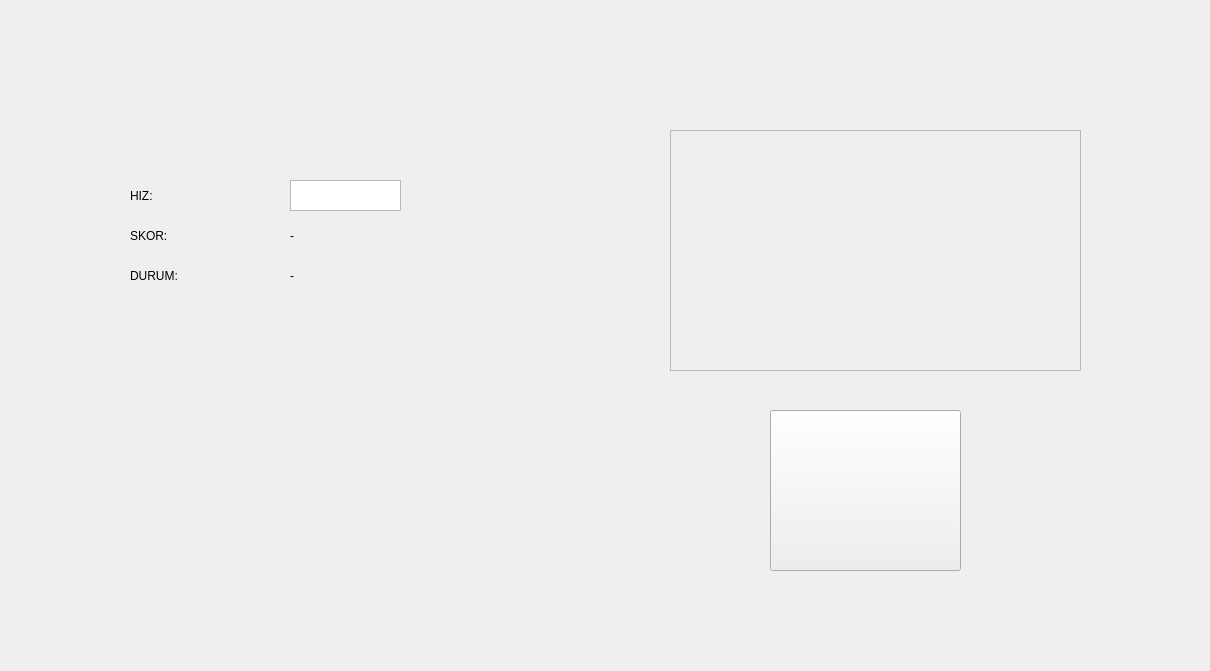
<?xml version="1.0" encoding="UTF-8"?>
<ui version="4.0">
 <class>MainWindow</class>
 <widget class="QMainWindow" name="MainWindow">
  <property name="geometry">
   <rect>
    <x>0</x>
    <y>0</y>
    <width>1210</width>
    <height>671</height>
   </rect>
  </property>
  <property name="windowTitle">
   <string>MainWindow</string>
  </property>
  <widget class="QWidget" name="centralwidget">
   <widget class="QLabel" name="arkaplan">
    <property name="geometry">
     <rect>
      <x>-10</x>
      <y>0</y>
      <width>1221</width>
      <height>671</height>
     </rect>
    </property>
    <property name="sizePolicy">
     <sizepolicy hsizetype="Fixed" vsizetype="Fixed">
      <horstretch>0</horstretch>
      <verstretch>0</verstretch>
     </sizepolicy>
    </property>
    <property name="tabletTracking">
     <bool>false</bool>
    </property>
    <property name="acceptDrops">
     <bool>false</bool>
    </property>
    <property name="layoutDirection">
     <enum>Qt::LeftToRight</enum>
    </property>
    <property name="autoFillBackground">
     <bool>true</bool>
    </property>
    <property name="styleSheet">
     <string notr="true"/>
    </property>
    <property name="frameShape">
     <enum>QFrame::NoFrame</enum>
    </property>
    <property name="frameShadow">
     <enum>QFrame::Raised</enum>
    </property>
    <property name="text">
     <string/>
    </property>
    <property name="textFormat">
     <enum>Qt::AutoText</enum>
    </property>
    <property name="pixmap">
     <pixmap resource="res.qrc">:/res/res/images/arkaplan.png</pixmap>
    </property>
    <property name="scaledContents">
     <bool>true</bool>
    </property>
    <property name="wordWrap">
     <bool>true</bool>
    </property>
    <property name="openExternalLinks">
     <bool>true</bool>
    </property>
   </widget>
   <widget class="QFrame" name="ekran">
    <property name="geometry">
     <rect>
      <x>670</x>
      <y>130</y>
      <width>411</width>
      <height>241</height>
     </rect>
    </property>
    <property name="frameShape">
     <enum>QFrame::StyledPanel</enum>
    </property>
    <property name="frameShadow">
     <enum>QFrame::Raised</enum>
    </property>
   </widget>
   <widget class="QTextEdit" name="hiz_label_deger">
    <property name="geometry">
     <rect>
      <x>290</x>
      <y>180</y>
      <width>111</width>
      <height>31</height>
     </rect>
    </property>
   </widget>
   <widget class="QLabel" name="hiz_label">
    <property name="geometry">
     <rect>
      <x>130</x>
      <y>180</y>
      <width>141</width>
      <height>31</height>
     </rect>
    </property>
    <property name="styleSheet">
     <string notr="true">font: 700 28pt &quot;Segoe UI&quot;;</string>
    </property>
    <property name="text">
     <string>HIZ:</string>
    </property>
   </widget>
   <widget class="QLabel" name="durum_label">
    <property name="geometry">
     <rect>
      <x>130</x>
      <y>260</y>
      <width>141</width>
      <height>31</height>
     </rect>
    </property>
    <property name="styleSheet">
     <string notr="true">font: 700 28pt &quot;Segoe UI&quot;;</string>
    </property>
    <property name="text">
     <string>DURUM:</string>
    </property>
   </widget>
   <widget class="QLabel" name="skor_label">
    <property name="geometry">
     <rect>
      <x>130</x>
      <y>220</y>
      <width>141</width>
      <height>31</height>
     </rect>
    </property>
    <property name="styleSheet">
     <string notr="true">font: 700 28pt &quot;Segoe UI&quot;;</string>
    </property>
    <property name="text">
     <string>SKOR:</string>
    </property>
   </widget>
   <widget class="QLabel" name="skor_label_deger">
    <property name="geometry">
     <rect>
      <x>290</x>
      <y>220</y>
      <width>351</width>
      <height>31</height>
     </rect>
    </property>
    <property name="styleSheet">
     <string notr="true">font: 26pt &quot;Segoe UI&quot;;</string>
    </property>
    <property name="text">
     <string>-</string>
    </property>
   </widget>
   <widget class="QLabel" name="durum_label_deger">
    <property name="geometry">
     <rect>
      <x>290</x>
      <y>260</y>
      <width>351</width>
      <height>31</height>
     </rect>
    </property>
    <property name="styleSheet">
     <string notr="true">font: 26pt &quot;Segoe UI&quot;;</string>
    </property>
    <property name="text">
     <string>-</string>
    </property>
   </widget>
   <widget class="QLabel" name="info_icon">
    <property name="geometry">
     <rect>
      <x>140</x>
      <y>320</y>
      <width>61</width>
      <height>61</height>
     </rect>
    </property>
    <property name="styleSheet">
     <string notr="true"/>
    </property>
    <property name="text">
     <string/>
    </property>
    <property name="pixmap">
     <pixmap resource="res.qrc">:/res/res/images/star.png</pixmap>
    </property>
    <property name="scaledContents">
     <bool>true</bool>
    </property>
   </widget>
   <widget class="QPushButton" name="pushButton">
    <property name="geometry">
     <rect>
      <x>770</x>
      <y>410</y>
      <width>191</width>
      <height>161</height>
     </rect>
    </property>
    <property name="styleSheet">
     <string notr="true">background-image: url(:/res/res/images/logo.png);</string>
    </property>
    <property name="text">
     <string/>
    </property>
   </widget>
  </widget>
 </widget>
 <resources>
  <include location="res.qrc"/>
 </resources>
 <connections/>
</ui>
